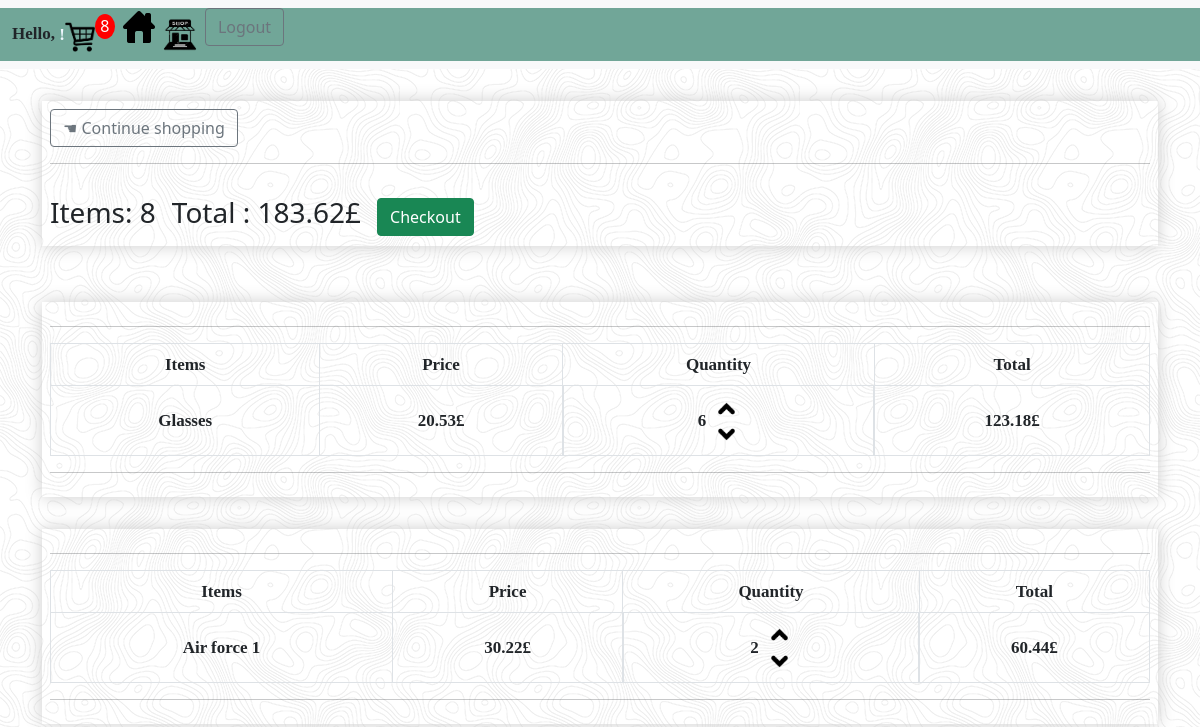
The app's page /cart/ (signed in) with its own data.
### Ecomers/models.py (models this page shows, shortened)
class Order(models.Model):
    customer = models.ForeignKey(Customer, on_delete=models.SET_NULL, null=True, blank=True)
    date_ordered = models.DateTimeField(auto_now_add=True)
    complete = models.BooleanField(default=False, null=True, blank=False)
    transaction_id = models.CharField(max_length=100, null=True)
    @property
    def get_cart_total(self):
        orderitems = self.orderitem_set.all()
        total = sum([item.get_total for item in orderitems])
        return total
    @property
    def get_item_total(self):
        orderitems = self.orderitem_set.all()
        total = sum([item.quantity for item in orderitems])
        return total

class OrderItem(models.Model):
    product = models.ForeignKey(Product, on_delete=models.SET_NULL, null=True, blank=True)
    order = models.ForeignKey(Order, on_delete=models.SET_NULL, null=True, blank=True)
    quantity = models.IntegerField(default=0, null=True, blank=True)
    date_added = models.DateTimeField(auto_now_add=True)
    @property
    def get_total(self):
        total = self.product.price * self.quantity
        return total

class Product(models.Model):
    name = models.CharField(max_length=200)
    thumbnail = models.ImageField(null=True)
    price = models.FloatField()
    digital = models.BooleanField(default=False, null=True, blank=False)
    id = models.UUIDField(default=uuid.uuid4, unique=True, primary_key=True, editable=False)
    @property
    def imageURL(self):
        try:
            url = self.thumbnail.url
        except:
            url = ''
        return url

### Ecomers/views.py (the view)
# urls.py: path('cart/', views.cart, name='cart'),
def cart(request):
    data = cartData(request)
    order = data['order']
    items = data['items']
    cart_items = data['cart_items']
    context = {'items': items, 'order': order, 'cart_items': cart_items}
    return render(request, 'Ecomers/cart.html', context)

### Ecomers/utils.py (called while the page is built)
def cartData(request):
    if request.user.is_authenticated:
        customer = request.user.customer
        order, created = Order.objects.get_or_create(customer=customer, complete=False)
        items = order.orderitem_set.all()
        cart_items = order.get_item_total
    else:
        cookieData = cookieCart(request)
        cart_items = cookieData['cart_items']
        items = cookieData['items']
        order = cookieData['order']
    return {'items': items, 'order': order, 'cart_items': cart_items}

### Ecomers/templates/Ecomers/cart.html
{% extends 'Ecomers/main.html' %}
{% load static %}
{% block content %}
<section class="container">
        <div class="box">
                <div class="box-element">
                        <a class="btn btn-outline-secondary" href="{% url 'main' %}"> &#9754; Continue shopping </a>
                        <hr>
                        <div class="column">
                                        <h3 class="userF"> Items: {{order.get_item_total}}</h3>
                                        <h3 class="userF"> Total : {{order.get_cart_total|floatformat:2}}£</h3>
                                <a class="btn btn-success one" href="{% url 'checkout' %}"> Checkout </a>
                        </div>
                </div>
        </div>
        <br>
                        {% for items in items %}
        <div class="box">
                <div class="box-element thumbnails">
                        <hr>
                    <div class="TableVSImage">
                        <table class="table table-bordered">
                                <thead>
                                        <tr>
                                                <th class="user">Items</th>
                                                <th class="user">Price</th>
                                                <th class="user">Quantity</th>
                                                <th class="user">Total</th>
                                        </tr>
                                </thead>
                                <tbody class="items">
                                        <div>
                                                <tr>
                                                        <td class="user">{{items.product.name}}</td>
                                                        <td class="user">{{items.product.price |floatformat:2}}£</td>
                                                        <td class="up-down-number">
                                                                <h7 class="user"> {{items.quantity}} </h7>
                                                                <div class="up-down">
                                                                        <div>
                                                                                <img data-product={{items.product.id}} data-action="add" class='up update-cart'  src="{% static 'images/up.png' %}">
                                                                        </div>
                                                                        <div>
                                                                                <img data-product={{items.product.id}} data-action="remove" class='up update-cart'  src="{% static 'images/down.png' %}">
                                                                        </div>
                                                                </div>
                                                        </td>
                                                        <td class="user">{{items.get_total|floatformat:2}}£ </td>
                                                </tr>
                                        </div>
                                </tbody>
                        </table>
                     </div>
                        <hr>
                </div>
                {% endfor %}
        </div>
</section>
{% endblock content %}

### static/styles/main.css (style rules this page uses)
.box-element { box-shadow: hsl(0, 0%, 80%) 0 0 16px; background-color: #fff border-radius: 4px; padding: 0.5em; }
.box { margin-top: 2em; }
.column { display: flex; align-items: center; margin-top: 2em; gap: 1em; }
.thumbnails { justify-content: center; padding: center; margin-bottom: 2em; min-width: 20em; justify-content: center; }
.up { height: 25px; width: 25px; }
.up-down-number { display: flex; gap: 0.5em; align-items: center; justify-content: center; }
.one { min-width: 40px; }
.user { text-align: center; font-size: 17px; font-weight: 600; font-family: 'Arial Narrow'; vertical-align: middle; }
.items { padding: center; }
body { background-image: url(../images/Background.png); padding: 0px; margin: 100px; }

### records on screen
Order: get_item_total "8", get_cart_total "183.62"
OrderItem: product.name "Glasses", product.price "20.53", quantity "6", get_total "123.18"
OrderItem: product.name "Air force 1", product.price "30.22", quantity "2", get_total "60.44"

### other values on screen
{{ cart_items }} "8"
